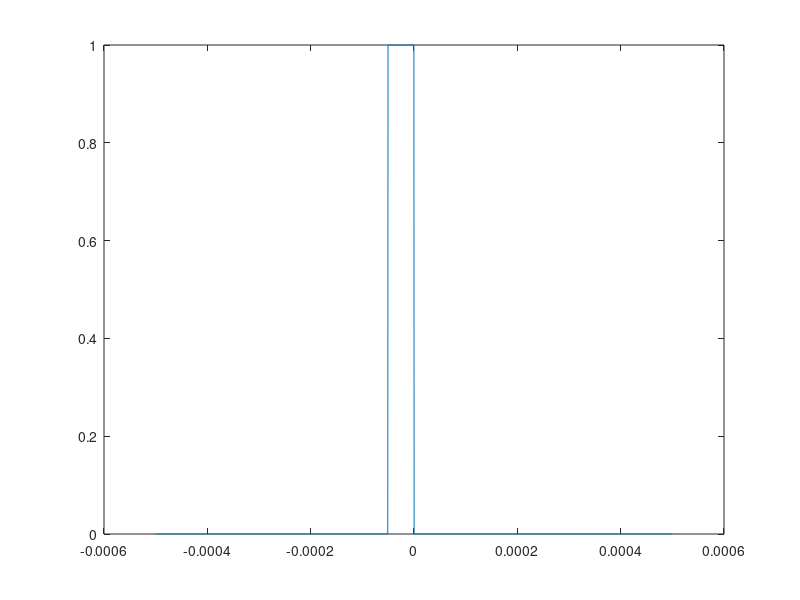
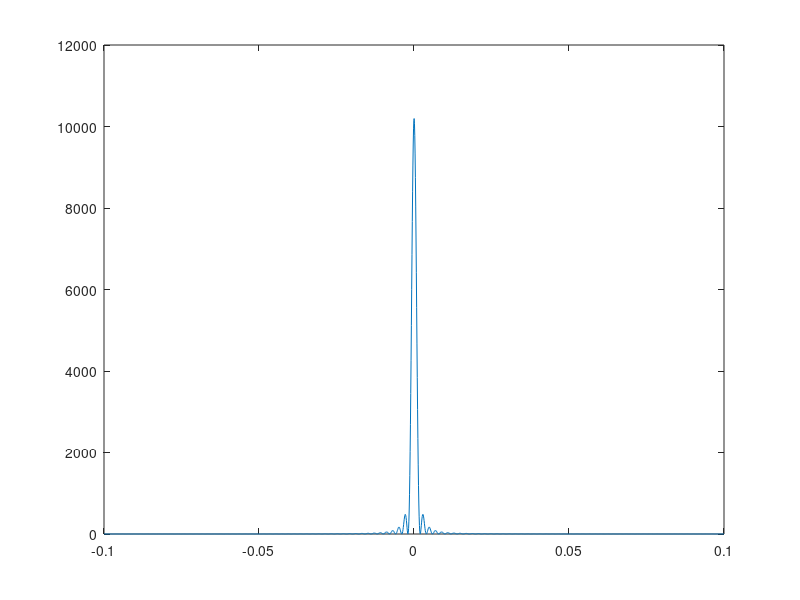

Here is the MATLAB script that generated these plots, in order:
% fourier propagation method test (based on Goodman Fourier Optics eqn. 4-17)

% define some general things
lambda=500e-09; % wavelength of light in metres
k=2*pi/lambda; % wavenumber of light
unit=0.5e-06; % step size of input array in metres

% define some specific values
z=200.0e-03; % propagation distance in metres
n=2000; % no of steps in input array (physical total input width with be = n*unit)
x = linspace(-0.5*unit*n,0.5*unit*n,n); % represents position across input array
%x_square=x.*x; % element by element square of the above - not used here

% create output length scale and array from delta_x_out = (z*lambda)/(n*delta_x_in)
unit_out=(z*lambda)/(n*unit); % step size of output array in metres
x_out = linspace(-0.5*unit_out*n,0.5*unit_out*n,n); % represents position across output array
% note: total width of output array space = (z*lambda)/delta_x_in

% setp up an input field "U" (this can be anything we want....)
U=zeros(1,n);
for i=900:1000 % goes up to 1000 here, so fills half the input space
%    U(i)=0.5*(1+cos(x(i)/(2.5e-6))); % this is an amplitude grating!
    U(i)=1.0; % this is an offset top-hat!
end

% propagate U - this section "runs" Goodman Fourier Optics eqn. 4-17
%U_prop=U.*exp(0.5*1i*(k/z)*x_square); % alternative form, not used here
U_prop=U.*exp(0.5*1i*(k/z).*x.*x); % multiply U by the phase factor inside the curly brackets
U_out=fft(U_prop); % fourier transform
U_out=fftshift(U_out); % re-centre result of fourier transform
U_out_phase=U_out.*exp(0.5*1i*(k/z).*x_out.*x_out); % multiply by the phase factor infront of the integral
% note, this last term has NOT been checked....
% also note, it doesn't do the (e^jkz)/(j*lambda*z) term (but that doesn't normally matter)....

% get intensity of output for plotting...
intensity=abs(U_out_phase.*U_out_phase); % intensity calc.

% plot
plot(x,U); % plot "input U" vs. "input position"
figure
plot(x_out,intensity); % plot "output intensity" vs. "output position"
